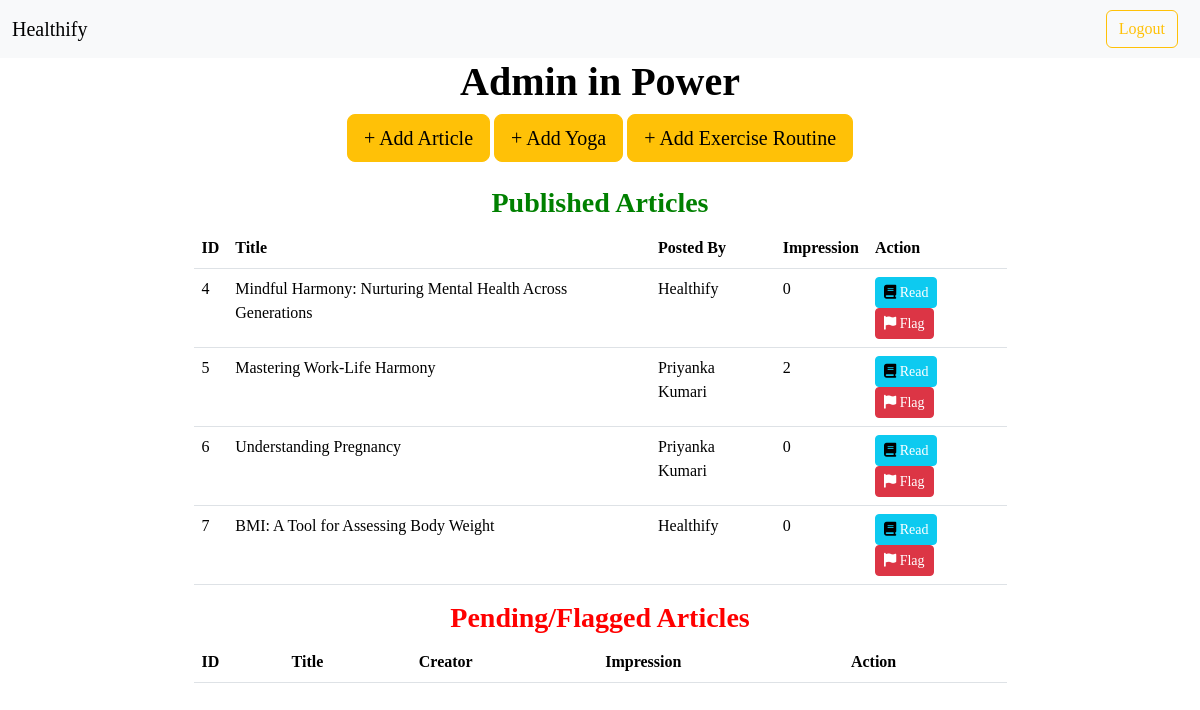
/adminHome (signed in), run on the app's committed database.
### models.py (models this page shows)
class article(db.Model):
    __tablename__="article"
    id = db.Column(db.Integer, primary_key = True)
    title = db.Column(db.String(60), nullable = False)
    abstract = db.Column(db.String(420), nullable = False)
    content = db.Column(db.String(1024), nullable = False)
    imagepath = db.Column(db.String(255), nullable=False)
    impressions = db.Column(db.Integer, default = 0)
    CreatorId = db.Column(db.Integer, db.ForeignKey('User.id'), nullable = False)
    creator = db.Column(db.String(35), nullable = False)
    status = db.Column(db.String(12), default="pending")

### routes.py (the view)
@app.route('/adminHome')
@auth_required
@admin_auth_required
def adminHome():
    articles = article.query.join(User, article.CreatorId == User.id).all()
    return render_template("admin.html", user = User.query.get(session["user_id"]), articles = articles,  need = True)

### routes.py (called while the page is built)
def auth_required(func):
    @wraps(func)
    def inner(*args, **kwargs):
        if "user_id" not in session:
            flash("Login required.", 'danger')
            return redirect(url_for("login"))
        return func(*args, **kwargs)
    return inner

def admin_auth_required(func):
    @wraps(func)
    def inner(*args, **kwargs):
        user = User.query.get(session.get("user_id"))
        if user.is_admin:
            return func(*args, **kwargs)
        else:
            flash("Logged out ! You are not an Admin.", "danger")
            return redirect(url_for("logout"))
    return inner

### templates/admin.html (shortened to what this page needs)
{% extends 'layout.html' %}
{% block content %}
<body>
    <div class="container mt-9">
    <h1><strong style="display: flex; justify-content: center;">Admin in Power</strong></h1>
    <div class="text-center pt">
        <a href="/addArticle" class="btn btn-warning btn-lg"><span class="plus-sign">+</span> Add Article</a>
        <a href="/addYoga" class="btn btn-warning btn-lg"><span class="plus-sign">+</span> Add Yoga</a>
        <a href="/addExercise" class="btn btn-warning btn-lg"><span class="plus-sign">+</span> Add Exercise Routine</a>
    </div>
    <div style="display: flex; justify-content: center;" class="row mt-4">
      <div class="col-md-9">
        <h3><strong style="display: flex; justify-content: center; color: green;">Published Articles</strong></h3>
        <table class="table">
          <thead>
            <tr>
              <th>ID</th>
              <th>Title</th>
              <th>Posted By</th>
              <th>Impression</th>
              <th>Action</th>
            </tr>
          </thead>
          <tbody>
            {% for article in articles %}
            <tr>
                {% if article.status == "publish" %}
                  <td>{{ article.id }}</td>
                  <td>{{ article.title }}</td>
                  <td>{{ article.creator }}</td>
                  <td>{{ article.impressions }}</td>
                  <td>
                    <form>
                      <button type="submit" class="btn btn-info btn-sm"><i class="fas fa-book"></i><a href="healthifyArticles/{{article.id}}"> Read</a></button>
                      <button type="submit" class="btn btn-danger btn-sm"><i class="fas fa-flag"></i><a href="adminHome/{{article.id}}/{{'pending'}}"> Flag</a></button>
                    </form>
                  </td>
                  {% endif %}
                </tr>
                {% endfor %}
          </tbody>
        </table>
      </div>
      <div class="col-md-9">
        <h3><strong style="display: flex; justify-content: center; color: red;">Pending/Flagged Articles</strong></h3>
        <table class="table">
          <thead>
            <tr>
              <th>ID</th>
              <th>Title</th>
              <th>Creator</th>
              <th>Impression</th>
              <th>Action</th>
            </tr>
          </thead>
        </table>
      </div>
    </div>
  </div>
</body>
{% endblock %}

### templates/layout.html (style rules this page uses)
body { margin: 0; padding: 0; font-family: 'Balsamiq Sans', 'cursive'; background-color: #454f58; background: center/cover no-repeat url('../static/icons/bg6.jpg'); background-repeat: no-repeat; color: black; }

### templates/admin.html (style rules this page uses)
body { background: center/cover no-repeat url('../static/icons/bg23.jpg'); }
a { text-decoration: none; color: white; }

### data on the page
article: id "4", title "Mindful Harmony: Nurturing Mental Health Across Generations", creator "Healthify", impressions "0"
article: id "5", title "Mastering Work-Life Harmony", creator "Priyanka Kumari", impressions "2"
article: id "6", title "Understanding Pregnancy", creator "Priyanka Kumari", impressions "0"
article: id "7", title "BMI: A Tool for Assessing Body Weight", creator "Healthify", impressions "0"
